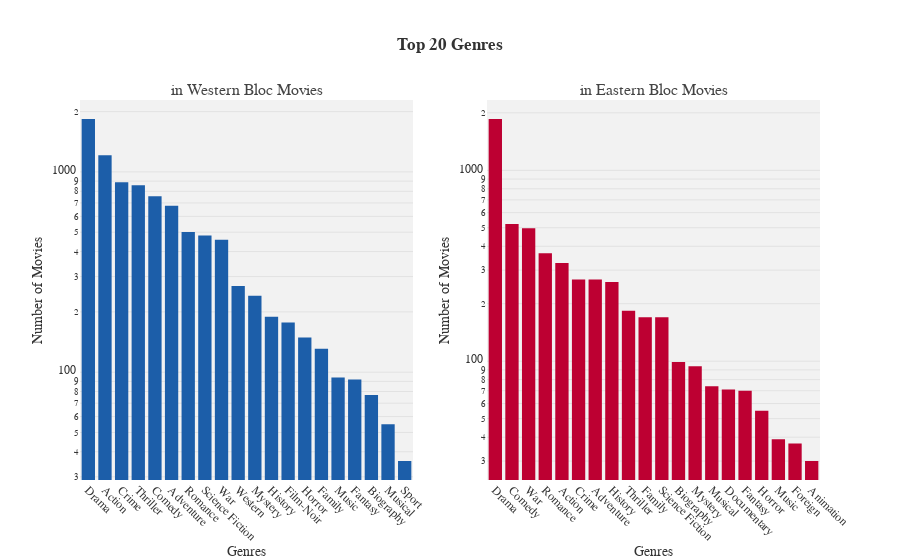

Source (notebook cell):
### Markdown cell above
Now plot the distribution of genres per side

### Code cell
western_genre_counts = genres_df[genres_df["cold_war_side"] == "Western"][
    "genres"
].value_counts()
eastern_genre_counts = genres_df[genres_df["cold_war_side"] == "Eastern"][
    "genres"
].value_counts()


fig = plot_side_by_side(
    western_genre_counts.reset_index(),
    eastern_genre_counts.reset_index(),
    x_column="genres",
    y_column="count",
    title="Top 20 Genres",
)

fig.write_html(
    WEB_EXPORT_FOLDER + "top_genres_per_side.html",
    full_html=True,
    include_plotlyjs="cdn",
    config={"responsive": True},
)

### Figure 1 — Plotly figure (JSON) as saved in the notebook; plotly's stock layout.template omitted (floating-point values rounded to 4 significant figures)
{"data": [{"hovertemplate": "%{x}: %{y}<extra></extra>", "marker": {"color": "#1C5EA9"}, "type": "bar", "x": ["Drama", "Action", "Crime", "Thriller", "Comedy", "Adventure", "Romance", "Science Fiction", "War", "Western", "Mystery", "History", "Film-Noir", "Horror", "Family", "Music", "Fantasy", "Biography", "Musical", "Sport"], "xaxis": "x", "y": [1838, 1212, 889, 858, 757, 678, 501, 482, 458, 269, 241, 189, 177, 149, 131, 94, 92, 77, 55, 36, 34, 32, 25, 24, 2, 1], "yaxis": "y"}, {"hovertemplate": "%{x}: %{y}<extra></extra>", "marker": {"color": "#BD0032"}, "type": "bar", "x": ["Drama", "Comedy", "War", "Romance", "Action", "Crime", "Adventure", "History", "Thriller", "Family", "Science Fiction", "Biography", "Mystery", "Musical", "Documentary", "Fantasy", "Horror", "Music", "Foreign", "Animation"], "xaxis": "x2", "y": [1857, 524, 497, 368, 327, 268, 268, 260, 184, 170, 170, 99, 94, 74, 71, 70, 55, 39, 37, 30, 22, 20, 12, 3, 1], "yaxis": "y2"}], "layout": {"annotations": [{"font": {"size": 16}, "showarrow": false, "text": "in Western Bloc Movies", "x": 0.225, "xanchor": "center", "xref": "paper", "y": 1, "yanchor": "bottom", "yref": "paper"}, {"font": {"size": 16}, "showarrow": false, "text": "in Eastern Bloc Movies", "x": 0.775, "xanchor": "center", "xref": "paper", "y": 1, "yanchor": "bottom", "yref": "paper"}], "plot_bgcolor": "#F2F2F2", "showlegend": false, "title": {"font": {"weight": "bold"}, "text": "Top 20 Genres", "x": 0.5}, "xaxis": {"anchor": "y", "domain": [0, 0.45], "tickangle": 45, "title": {"text": "Genres"}}, "xaxis2": {"anchor": "y2", "domain": [0.55, 1], "tickangle": 45, "title": {"text": "Genres"}}, "yaxis": {"anchor": "x", "domain": [0, 1], "title": {"text": "Number of Movies"}, "type": "log"}, "yaxis2": {"anchor": "x2", "domain": [0, 1], "title": {"text": "Number of Movies"}, "type": "log"}}}
